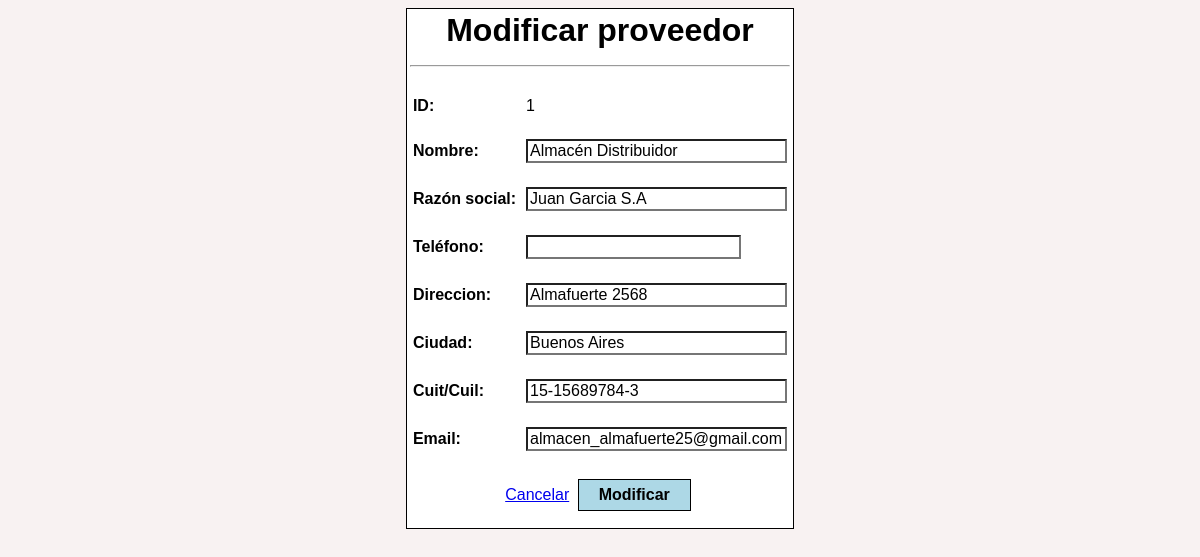
The page /crud_administrador/proveedores/modificar.php?id_proveedor=1 on the database its author committed.
### tables this page shows
CREATE TABLE `proveedores` (
  `id_proveedor` int(10) NOT NULL,
  `nombre_proveedor` varchar(50) NOT NULL,
  `razon_social` varchar(50) NOT NULL,
  `telefono` varchar(20) NOT NULL,
  `direccion` varchar(50) NOT NULL,
  `ciudad` varchar(50) NOT NULL,
  `cuit_cuil` varchar(15) NOT NULL,
  `email` varchar(50) NOT NULL
);

### crud_administrador/proveedores/modificar.php (the view, shortened to what this page needs)
<?php
include_once("../../conexion.php");
$id = $_GET['id_proveedor'];
$querybuscar = mysqli_query($conn, "SELECT * FROM proveedores WHERE id_proveedor=$id");
while($mostrar = mysqli_fetch_array($querybuscar))
{
    $nombre = $mostrar['nombre_proveedor'];
    $razon = $mostrar['razon_social'];
	$telefono = $mostrar['telefono'];
    $direccion = $mostrar['direccion'];
    $ciudad = $mostrar['ciudad'];
    $cuit = $mostrar['cuit_cuil'];
    $email = $mostrar['email'];
}
?>
<html>
<head>
        <link rel="stylesheet" href="../../estilos/estilo_proveedores.css">
</head>
<body>
<div align="center" style="font-family: Arial;">
  <form method="POST">
        <table style="width: fit-content;border:1px solid">
		<tr><th colspan="2" style="font-size:xx-large;">Modificar proveedor<hr></th></tr>
		    <tr>
                <td style="font-weight: bold;">ID:</td>
                <td><?php echo $id;?></td>
            </tr>
            <tr>
                <td style="font-weight: bold;">Nombre:</td>
                <td><input type="text" name="txtnombre" value="<?php echo $nombre;?>" size="25" required></td>
            </tr>
            <tr>
                <td style="font-weight: bold;">Razón social:</td>
                <td><input type="text" name="txtrazon" value="<?php echo $razon;?>" size="25" required></td>
            </tr>
            <tr>
                <td style="font-weight: bold;">Teléfono:</td>
                <td><input type="number" name="txttelefono" value="<?php echo $telefono;?>" min="7" size="25" required></td>
            </tr>
            <tr>
                <td style="font-weight: bold;">Direccion:</td>
                <td><input type="text" name="txtdireccion" value="<?php echo $direccion;?>" size="25" required></td>
            </tr>
            <tr>
                <td style="font-weight: bold;">Ciudad:</td>
                <td><input type="text" name="txtciudad" value="<?php echo $ciudad;?>" size="25" required></td>
            </tr>
            <tr>
                <td style="font-weight: bold;">Cuit/Cuil:</td>
                <td><input type="text" name="txtcuit" value="<?php echo $cuit;?>" size="25" required></td>
            </tr>
            <tr>
                <td style="font-weight: bold;">Email:</td>
                <td><input type="email" name="txtemail" value="<?php echo $email;?>" size="25" required></td>
            </tr>
            <tr>
                <td colspan="2" align="center">
				<a href="proveedores.php">Cancelar</a>
				<input type="submit" name="btnmodificar" value="Modificar" onClick="javascript: return confirm('¿Deseas modificar a este usuario?');">
				</td>
            </tr>
        </table>
    </form>
</div>
</body>
</html>

### estilos/estilo_proveedores.css (style rules this page uses)
body { background-color: #f8f2f2; }
input[type=submit] { cursor: pointer; background-color: lightblue; border: 1px solid black; color:black; font-weight: bold; padding: 6px 20px; text-align: center; font-size:16px; margin: 4px 4px; position: center; font-family: Arial; }
input[type="text"] { font-family: Arial; color:black; background-color:white; text-align: left; font-size: 16px; margin: auto; }
input[type="email"] { font-family: Arial; color:black; background-color:white; text-align: left; font-size: 16px; margin: auto; }
input[type="number"] { font-family: Arial; color:black; background-color:white; text-align: left; font-size: 16px; margin: auto; }
table { background-color: #FFFFFF; border: none; width: 100%; padding: 0; margin: 0; }
td { padding: 11px 4px; font-family: Arial; }

### rows shown on the page
proveedores: txtnombre "Almacén Distribuidor", txtrazon "Juan Garcia S.A", txtdireccion "Almafuerte 2568", txtciudad "Buenos Aires", txtcuit "15-15689784-3", txtemail "almacen_almafuerte25@gmail.com"

### other values the page prints
$id "1"
